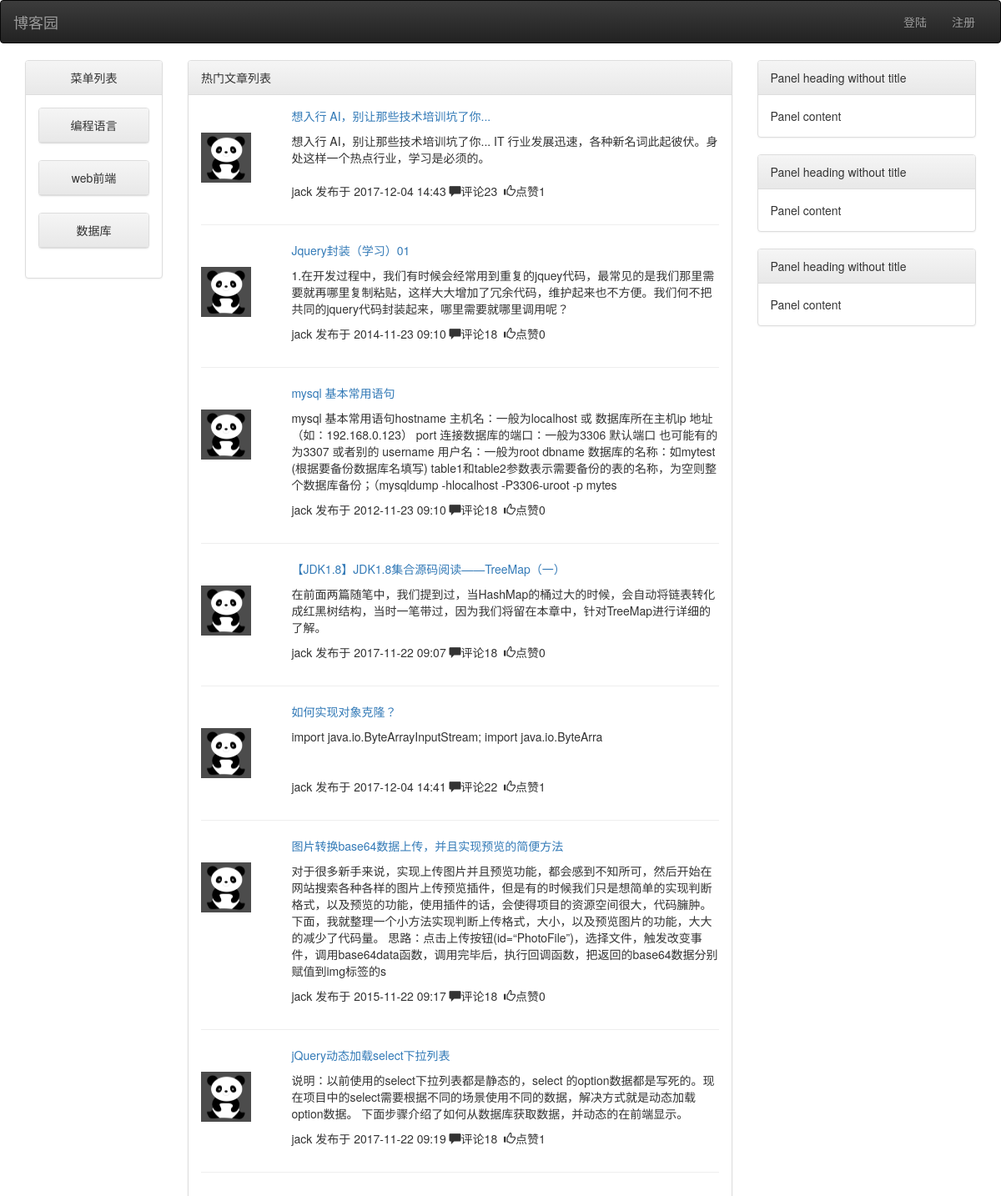
The page / on the database its author committed.
### app01/models.py (models this page shows, shortened)
class SiteCategory(models.Model):
    name=models.CharField(max_length=32)
    class Meta:
        verbose_name_plural="站点分类"

class Article(models.Model):
    title=models.CharField(max_length=50,verbose_name="文章标题")
    desc=models.CharField(max_length=255,verbose_name="文章描述")
    read_count=models.IntegerField(default=0)
    comment_count=models.IntegerField(default=0)
    up_count=models.IntegerField(default=0)
    down_count=models.IntegerField(default=0)
    create_time=models.DateTimeField(verbose_name="创建时间")
    category=models.ForeignKey(verbose_name="文章类型",to="Category",blank=True,null=True)
    user=models.ForeignKey(verbose_name="所属用户",to="User",null=True,blank=True)
    tags=models.ManyToManyField(
        to="Tag",
        through="Article2Tag",
        through_fields=('article','tag'),
    )
    site_article_category=models.ForeignKey("SiteArticleCategory",null=True)
    class Meta:
        verbose_name_plural="文章表"

class User(models.Model):
    username=models.CharField(verbose_name="用户名",max_length=32)
    password=models.CharField(verbose_name="密码",max_length=32)
    nickname=models.CharField(verbose_name="别名",max_length=32)
    telephone=models.CharField(verbose_name="手机号码",max_length=11,blank=True,null=True,unique=True)
    avatar=models.FileField(verbose_name="头像",upload_to="avatar",default="/avatar/default.png")
    create_time=models.DateTimeField(verbose_name="创建时间")
    fans=models.ManyToManyField(
        verbose_name="粉丝们",
        to="User",
        through="UserFans",
        related_name="f",
        through_fields=("myself","follower"),null=True,blank=True)
    class Meta:
        verbose_name_plural="用户表"

### app01/views.py (the view)
# urls.py: url(r'^$', views.index),
def index(request,*args,**kwargs):
    print(kwargs)
    if kwargs:
        article_list=models.Article.objects.filter(site_article_category__name=kwargs.get("site_article_category"))
    else:
        article_list = models.Article.objects.all()
    SiteCategory=models.SiteCategory.objects.all()
    return render(request,"index.html",{"SiteCategory":SiteCategory,"article_list":article_list})

### templates/index.html (shortened to what this page needs)
<html lang="en">
<head>
    <link rel="stylesheet" href="/static/bootstrap3/css/bootstrap.min.css">
    <link rel="stylesheet" href="/static/bootstrap3/css/bootstrap-theme.min.css">
</head>
<body>
<nav class="navbar navbar-inverse">
  <div class="container-fluid">
    <div class="navbar-header">
      <a class="navbar-brand" href="#">博客园</a>
    </div>
    <div class="collapse navbar-collapse" id="bs-example-navbar-collapse-1">
      <ul class="nav navbar-nav navbar-right">
          {% if request.session.username %}
                <li><a href="{% url 'userhome' request.session.username %}"><span class="glyphicon glyphicon-user"></span>&nbsp;{{ request.session.username }}</a></li>
                <li><a href="/logout/"> <span class="glyphicon glyphicon-off"></span>&nbsp;注销</a></li>
                <li><a href="/blog/jack/manager/"> <span class="glyphicon glyphicon-cog"></span>&nbsp;管理</a></li>
          {% else %}
                <li><a href="/login/">登陆</a></li>
                <li><a href="/register/">注册</a></li>
          {% endif %}
      </ul>
    </div>
  </div>
</nav>
<div class="container">
    <div class="row">
        <div class="col-md-2">
        <div class="panel panel-default">
          <div class="panel-heading text-center">菜单列表</div>
          <div class="panel-body">
           {% for item in SiteCategory %}
            <div class="panel panel-default">
              <div class="panel-heading menu-title text-center">{{ item.name }}</div>
            </div>
          {% endfor %}
          </div>
        </div>
        </div>
        <div class="col-md-7">
            <div class="panel panel-default">
              <div class="panel-heading">热门文章列表</div>
              <div class="panel-body">
              {% for article in article_list %}
                    <div class="row ">
                     <div class="col-md-10 col-md-offset-2"><p class="text-primary"><a href="/blog/{{ article.user.username }}/articles/{{ article.id }}">{{ article.title }}</a></p></div>
                    </div>
                    <div class="row">
                        <div class="col-md-2">
                            <a href="{% url 'userhome' article.user.username %}"><img src="{{ article.user.avatar.url }}" alt="个人图标" width="60px" height="60px"></a>
                        </div>
                        <div class="col-md-10">
                            <p>{{ article.desc }}</p>
                        </div>
                    </div>
                    <div class="row">
                        <div class="col-md-offset-2 col-md-10">
                            <p class="text-left">{{ article.user.username }}&nbsp;发布于 {{ article.create_time|date:"Y-m-d H:i" }}&nbsp;<span class="glyphicon glyphicon-comment"></span>评论{{ article.comment_count }}&nbsp; <span class="glyphicon glyphicon-thumbs-up"></span>点赞{{ article.up_count }}</p>
                        </div>
                    </div>
                        <p> <hr> </p>
              {% endfor %}
              </div>
            </div>
        </div>
        <div class="col-md-3">
            <div class="panel panel-default">
              <div class="panel-heading">Panel heading without title</div>
              <div class="panel-body">
                Panel content
              </div>
            </div>
            <div class="panel panel-default">
              <div class="panel-heading">Panel heading without title</div>
              <div class="panel-body">
                Panel content
              </div>
            </div>
            <div class="panel panel-default">
              <div class="panel-heading">Panel heading without title</div>
              <div class="panel-body">
                Panel content
              </div>
            </div>
        </div>
    </div>
</div>
</body>
</html>

### rows shown on the page
SiteCategory: name "编程语言"
SiteCategory: name "web前端"
SiteCategory: name "数据库"
Article: title "想入行 AI，别让那些技术培训坑了你...", user.avatar (placeholder picture), desc "想入行 AI，别让那些技术培训坑了你... IT 行业发展迅速，各种新名词此起彼伏。身处这样一个热点行业，学习是必须的。", user.username "jack", create_time "2017-12-04 14:43", comment_count "23", up_count "1"
Article: title "Jquery封装（学习）01", user.avatar (placeholder picture), desc "1.在开发过程中，我们有时候会经常用到重复的jquey代码，最常见的是我们那里需要就再哪里复制粘贴，这样大大增加了冗余代码，维护起来也不方便。我们何不把共同的jquery代码封装起来，哪里需要就哪里调用呢？", user.username "jack", create_time "2014-11-23 09:10", comment_count "18", up_count "0"
Article: title "mysql 基本常用语句", user.avatar (placeholder picture), desc "mysql 基本常用语句hostname 主机名：一般为localhost 或 数据库所在主机ip 地址（如：192.168.0.123） port 连接数据库的端口：一般为3306 默认端口 也可能有的为3307 或者别的 username 用户名：一般为root dbname 数据库的名称：如mytest (根据要备份数据库名填写) table1和table2参数表示需要备份的表的名称，为空则整个数据库备份；（mysqldump -hlocalhost -P3306-uroot -p mytes", user.username "jack", create_time "2012-11-23 09:10", comment_count "18", up_count "0"
Article: title "【JDK1.8】JDK1.8集合源码阅读——TreeMap（一）", user.avatar (placeholder picture), desc "在前面两篇随笔中，我们提到过，当HashMap的桶过大的时候，会自动将链表转化成红黑树结构，当时一笔带过，因为我们将留在本章中，针对TreeMap进行详细的了解。", user.username "jack", create_time "2017-11-22 09:07", comment_count "18", up_count "0"
Article: title "如何实现对象克隆？", user.avatar (placeholder picture), desc "import java.io.ByteArrayInputStream; import java.io.ByteArra", user.username "jack", create_time "2017-12-04 14:41", comment_count "22", up_count "1"
Article: title "图片转换base64数据上传，并且实现预览的简便方法", user.avatar (placeholder picture), desc "对于很多新手来说，实现上传图片并且预览功能，都会感到不知所可，然后开始在网站搜索各种各样的图片上传预览插件，但是有的时候我们只是想简单的实现判断格式，以及预览的功能，使用插件的话，会使得项目的资源空间很大，代码臃肿。 下面，我就整理一个小方法实现判断上传格式，大小，以及预览图片的功能，大大的减少了代码量。 思路：点击上传按钮(id=“PhotoFile”)，选择文件，触发改变事件，调用base64data函数，调用完毕后，执行回调函数，把返回的base64数据分别赋值到img标签的s", user.username "jack", create_time "2015-11-22 09:17", comment_count "18", up_count "0"
Article: title "jQuery动态加载select下拉列表", user.avatar (placeholder picture), desc "说明：以前使用的select下拉列表都是静态的，select 的option数据都是写死的。现在项目中的select需要根据不同的场景使用不同的数据，解决方式就是动态加载option数据。 下面步骤介绍了如何从数据库获取数据，并动态的在前端显示。", user.username "jack", create_time "2017-11-22 09:19", comment_count "18", up_count "1"
